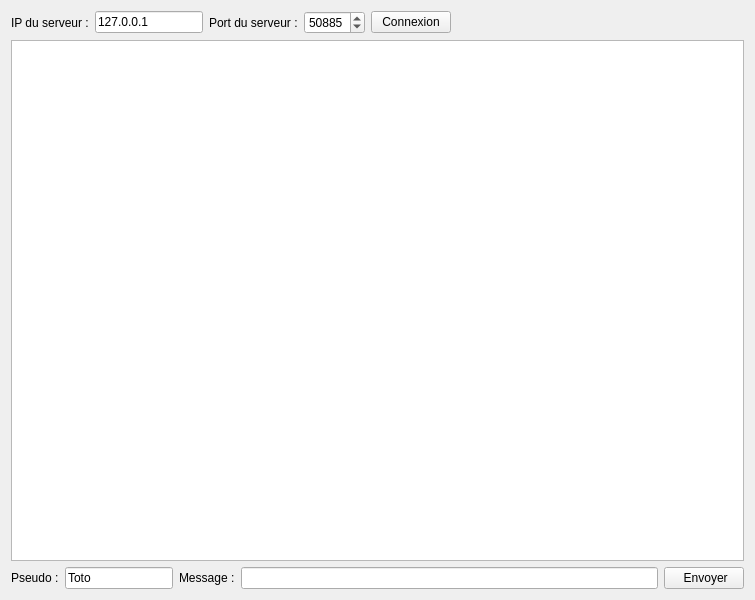
<?xml version="1.0" encoding="UTF-8"?>
<ui version="4.0">
 <class>FenClient</class>
 <widget class="QWidget" name="FenClient">
  <property name="geometry">
   <rect>
    <x>0</x>
    <y>0</y>
    <width>755</width>
    <height>600</height>
   </rect>
  </property>
  <property name="windowTitle">
   <string>Chat - Client</string>
  </property>
  <layout class="QVBoxLayout" name="verticalLayout">
   <item>
    <layout class="QHBoxLayout" name="horizontalLayout">
     <item>
      <widget class="QLabel" name="lblIp">
       <property name="text">
        <string>IP du serveur :</string>
       </property>
      </widget>
     </item>
     <item>
      <widget class="QLineEdit" name="ledIp">
       <property name="sizePolicy">
        <sizepolicy hsizetype="Fixed" vsizetype="Fixed">
         <horstretch>0</horstretch>
         <verstretch>0</verstretch>
        </sizepolicy>
       </property>
       <property name="text">
        <string>127.0.0.1</string>
       </property>
      </widget>
     </item>
     <item>
      <widget class="QLabel" name="lblPort">
       <property name="text">
        <string>Port du serveur :</string>
       </property>
      </widget>
     </item>
     <item>
      <widget class="QSpinBox" name="sbxPort">
       <property name="sizePolicy">
        <sizepolicy hsizetype="Fixed" vsizetype="Fixed">
         <horstretch>0</horstretch>
         <verstretch>0</verstretch>
        </sizepolicy>
       </property>
       <property name="minimum">
        <number>49151</number>
       </property>
       <property name="maximum">
        <number>65535</number>
       </property>
       <property name="value">
        <number>50885</number>
       </property>
      </widget>
     </item>
     <item>
      <widget class="QPushButton" name="btnConnect">
       <property name="text">
        <string>Connexion</string>
       </property>
      </widget>
     </item>
     <item>
      <spacer name="horizontalSpacer">
       <property name="orientation">
        <enum>Qt::Horizontal</enum>
       </property>
       <property name="sizeHint" stdset="0">
        <size>
         <width>40</width>
         <height>20</height>
        </size>
       </property>
      </spacer>
     </item>
    </layout>
   </item>
   <item>
    <widget class="QPlainTextEdit" name="pteChat">
     <property name="undoRedoEnabled">
      <bool>false</bool>
     </property>
     <property name="readOnly">
      <bool>true</bool>
     </property>
    </widget>
   </item>
   <item>
    <layout class="QHBoxLayout" name="horizontalLayout_2">
     <item>
      <widget class="QLabel" name="lblPseudo">
       <property name="text">
        <string>Pseudo :</string>
       </property>
      </widget>
     </item>
     <item>
      <widget class="QLineEdit" name="ledPseudo">
       <property name="sizePolicy">
        <sizepolicy hsizetype="Fixed" vsizetype="Fixed">
         <horstretch>0</horstretch>
         <verstretch>0</verstretch>
        </sizepolicy>
       </property>
       <property name="text">
        <string>Toto</string>
       </property>
      </widget>
     </item>
     <item>
      <widget class="QLabel" name="lblMessage">
       <property name="text">
        <string>Message :</string>
       </property>
      </widget>
     </item>
     <item>
      <widget class="QLineEdit" name="ledMessage"/>
     </item>
     <item>
      <widget class="QPushButton" name="btnSend">
       <property name="text">
        <string> Envoyer</string>
       </property>
       <property name="icon">
        <iconset>
         <normaloff>../../chat.png</normaloff>../../chat.png</iconset>
       </property>
      </widget>
     </item>
    </layout>
   </item>
  </layout>
 </widget>
 <layoutdefault spacing="6" margin="11"/>
 <resources/>
 <connections/>
</ui>
